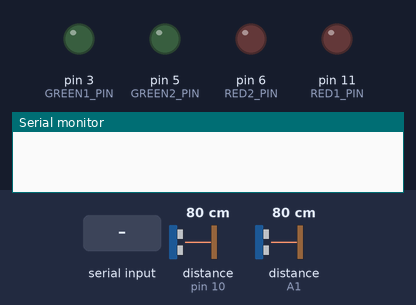
The sketch below on a simulated Arduino Uno, built with avr-gcc and run on an emulated ATmega328P. Shown: output pins drawn as LEDs (lit = HIGH), the last lines printed to the serial monitor. The inputs (shaded band) are chosen by the test bench; at power-on: distance to the obstacle (sensors on pin 10, A1) 80 cm. The echo pulse lasts 58.3 µs per cm; pins used as bus, display or sensor lines are not drawn.

Above: at 1.2 s.
1.3 s: "1" received over the second serial link
At 2.1 s:
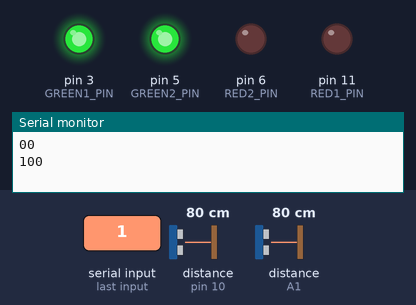
Timing chart, 0 to 4.3 s (numbered marks = the images above; inputs shaded):
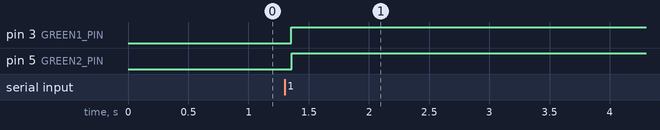

The sketch:

parkingSpot.ino
```cpp
#include <SoftwareSerial.h>

const int RED1_PIN = 11;
const int GREEN1_PIN = 3;

const int RED2_PIN = 6;
const int GREEN2_PIN = 5;

const int TRIG1_PIN = 9;
const int ECHO1_PIN = 10;

const int TRIG2_PIN = A0;
const int ECHO2_PIN = A1;

const int TX1_PIN = 7;
const int RX1_PIN = 8;

const int TX2_PIN = 12;
const int RX2_PIN = 13;

int distance1;
int distance2;

char state[2] = "00";

int getDistance(int TRIG_PIN, int ECHO_PIN) {
  int duration;

  digitalWrite(TRIG_PIN, LOW);
  delayMicroseconds(2);

  digitalWrite(TRIG_PIN, HIGH);
  delayMicroseconds(10);
  digitalWrite(TRIG_PIN, LOW);

  duration = pulseIn(ECHO_PIN, HIGH);

  if(TRIG_PIN == 9) {
    distance1 = duration * 0.034 / 2;
    return distance1;
  } else {
    distance2 = duration * 0.034 / 2;
    return distance2;
  }
}

void turnOnLED(int LED_PIN) {
  digitalWrite(LED_PIN, HIGH);
}

void turnOffLED(int LED_PIN) {
  digitalWrite(LED_PIN, LOW);
}

void setup() {
  pinMode(RED1_PIN, OUTPUT);
  pinMode(GREEN1_PIN, OUTPUT);

  pinMode(RED2_PIN, OUTPUT);
  pinMode(GREEN2_PIN, OUTPUT);

  pinMode(TRIG1_PIN, OUTPUT);
  pinMode(ECHO1_PIN, INPUT);

  pinMode(TRIG2_PIN, OUTPUT);
  pinMode(ECHO2_PIN, INPUT);

  pinMode(RX1_PIN, INPUT);
  pinMode(TX1_PIN, OUTPUT);

  pinMode(RX2_PIN, INPUT);
  pinMode(TX2_PIN, OUTPUT);

  Serial.begin(9600);
}

String readFromBT1() {
  String sentence = "";
  char c;

  SoftwareSerial BTSerial(RX1_PIN, TX1_PIN);
  BTSerial.begin(38400);

  while(!BTSerial.available()) {}

  delay(50);

  while(BTSerial.available()) {
    c = BTSerial.read();
    sentence += c;
  }

  return sentence;
}

void writeFromBT2(String sentence) {
  SoftwareSerial BTSerial(RX2_PIN, TX2_PIN);
  BTSerial.begin(38400);

  BTSerial.println(sentence);
}

void loop() {
  String message = "";
  message = readFromBT1();
  if(message != ""){
    getDistance(TRIG1_PIN, ECHO1_PIN);
    if(distance1 < 5 && distance1 > 0) {
      turnOnLED(RED1_PIN);
      turnOffLED(GREEN1_PIN);
      state[0] = '1';
    } else {
      turnOnLED(GREEN1_PIN);
      turnOffLED(RED1_PIN);
      state[0] = '0';
    }

    getDistance(TRIG2_PIN, ECHO2_PIN);
    if(distance2 < 5 && distance2 > 0) {
      turnOnLED(RED2_PIN);
      turnOffLED(GREEN2_PIN);
      state[1] = '1';
    } else {
      turnOnLED(GREEN2_PIN);
      turnOffLED(RED2_PIN);
      state[1] = '0';
    }
    Serial.println(state);
    Serial.println(message + state);
    writeFromBT2(message + state);
  }
}
```

Measured:
- after the input at 1.3 s, pin 3 (GREEN1_PIN), pin 5 (GREEN2_PIN): LOW → HIGH after 0.06 s
